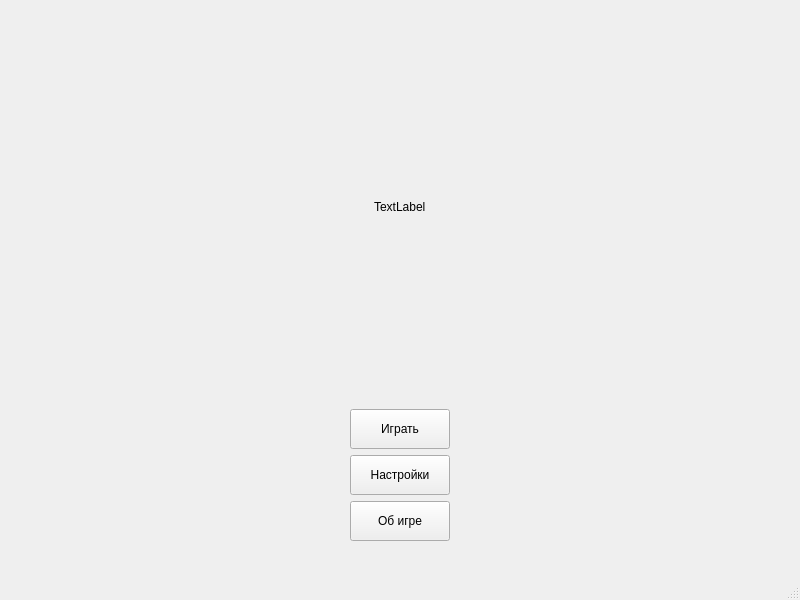
<?xml version="1.0" encoding="UTF-8"?>
<ui version="4.0">
 <class>MainWindow</class>
 <widget class="QMainWindow" name="MainWindow">
  <property name="geometry">
   <rect>
    <x>0</x>
    <y>0</y>
    <width>800</width>
    <height>600</height>
   </rect>
  </property>
  <property name="windowTitle">
   <string>MainWindow</string>
  </property>
  <widget class="QWidget" name="centralwidget">
   <widget class="QWidget" name="verticalLayoutWidget">
    <property name="geometry">
     <rect>
      <x>10</x>
      <y>10</y>
      <width>781</width>
      <height>531</height>
     </rect>
    </property>
    <layout class="QVBoxLayout" name="verticalLayout">
     <item alignment="Qt::AlignHCenter">
      <widget class="QLabel" name="menu_label">
       <property name="text">
        <string>TextLabel</string>
       </property>
      </widget>
     </item>
     <item alignment="Qt::AlignHCenter">
      <widget class="QPushButton" name="play_btn">
       <property name="minimumSize">
        <size>
         <width>100</width>
         <height>40</height>
        </size>
       </property>
       <property name="baseSize">
        <size>
         <width>0</width>
         <height>0</height>
        </size>
       </property>
       <property name="text">
        <string>Играть</string>
       </property>
      </widget>
     </item>
     <item alignment="Qt::AlignHCenter">
      <widget class="QPushButton" name="settings_btn">
       <property name="minimumSize">
        <size>
         <width>100</width>
         <height>40</height>
        </size>
       </property>
       <property name="text">
        <string>Настройки</string>
       </property>
      </widget>
     </item>
     <item alignment="Qt::AlignHCenter">
      <widget class="QPushButton" name="about_btn">
       <property name="minimumSize">
        <size>
         <width>100</width>
         <height>40</height>
        </size>
       </property>
       <property name="text">
        <string>Об игре</string>
       </property>
      </widget>
     </item>
    </layout>
   </widget>
  </widget>
  <widget class="QMenuBar" name="menubar">
   <property name="geometry">
    <rect>
     <x>0</x>
     <y>0</y>
     <width>800</width>
     <height>21</height>
    </rect>
   </property>
  </widget>
  <widget class="QStatusBar" name="statusbar"/>
 </widget>
 <resources/>
 <connections/>
</ui>
